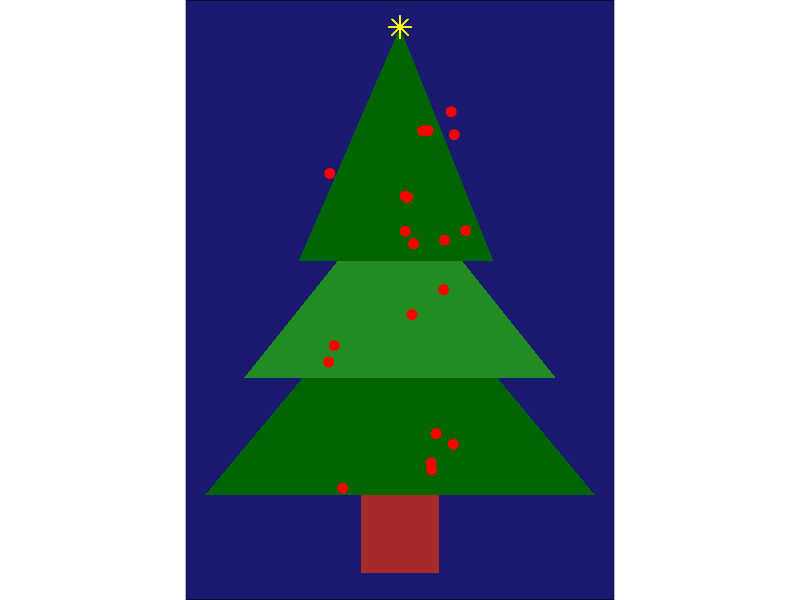

Source code (R):
# Load ggplot2
library(ggplot2)

# Create the tree data (three triangles for the tree and one rectangle for the trunk)
tree_data <- data.frame(
  x <-  c(0.5, 3, 5.5,   # Bottom triangle
          1, 3, 5,   # Middle triangle
          1.7, 3, 4.2,   # Top triangle
          2.5, 2.5, 3.5, 3.5), # Trunk
  y <-  c(2, 5, 2,   # Bottom triangle
          3.5, 6, 3.5,   # Middle triangle
          5, 8, 5,   # Top triangle
          1, 2, 2, 1), # Trunk
  group <-  c(rep(1, 3), rep(2, 3), rep(3, 3), rep(4, 4)) # Grouping for each polygon
)

# Define colors for the polygons
colors <- c("darkgreen", "forestgreen", "darkgreen", "brown")

# Plot the tree
ggplot(tree_data, aes(x = x, y = y, group = group)) +
  theme_void() +
  theme(
    plot.background = element_rect(
      fill = "midnightblue"
    ),
    legend.position = "none"
  ) +
  geom_polygon(aes(fill = factor(group))) +
  scale_fill_manual(values = colors) +
  # Add ornaments (random points on the tree)
  geom_point(
    data = data.frame(
      x = runif(20, 2, 4),
      y = runif(20, 2, 7)
    ),
    aes(x = x, y = y), 
    inherit.aes = FALSE, # Prevent inheriting the global aes()
    color = "red", size = 3
  ) +
  # Add a star at the top
  geom_point(aes(x = 3, y = 8), shape = 8, color = "yellow", size = 5, inherit.aes = FALSE) +
  coord_fixed()
